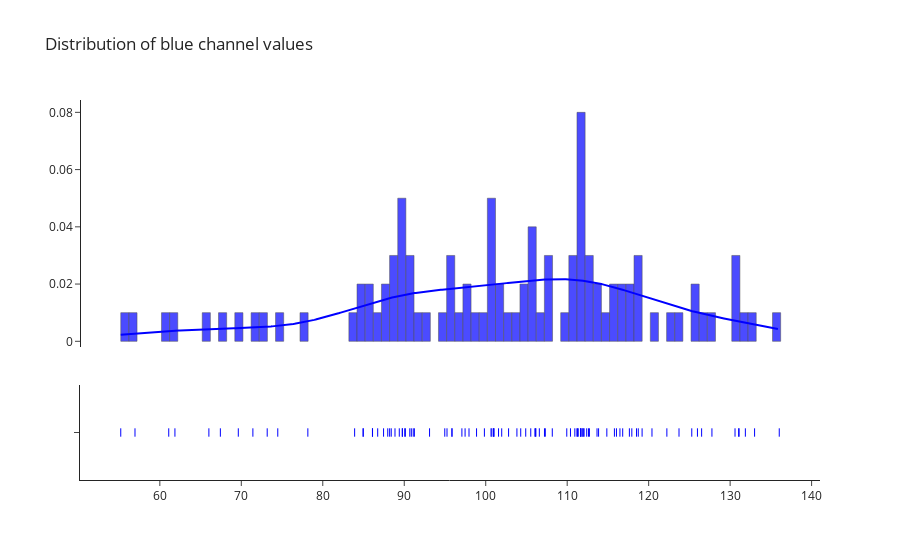

Notebook cell for this chart:
### Code cell
fig = ff.create_distplot([blue_values], group_labels=["B"], colors=["blue"])
fig.update_layout(showlegend=False, template="simple_white")
fig.update_layout(title_text="Distribution of blue channel values")
fig.data[0].marker.line.color = 'rgb(0, 0, 0)'
fig.data[0].marker.line.width = 0.5
fig

### Figure 1 — Plotly figure (JSON) as saved in the notebook; plotly's stock layout.template omitted (floating-point values rounded to 4 significant figures; data arrays with more than 128 entries replaced by an {"elided": "..."} marker saying what was removed)
{"data": [{"autobinx": false, "histnorm": "probability density", "legendgroup": "B", "marker": {"color": "blue", "line": {"color": "rgb(0, 0, 0)", "width": 0.5}}, "name": "B", "opacity": 0.7, "type": "histogram", "x": [113.9, 111.8, 130.6, 111.2, 86.74, 112.4, 106.0, 101.0, 88.21, 101.6, 117.6, 94.97, 112.7, 106.6, 108.2, 95.86, 126.0, 91.1, 88.86, 103.8, 131.9, 69.63, 89.77, 89.76, 102.8, 111.8, 66.02, 100.8, 123.7, 107.3, 84.94, 111.6, 90.87, 116.0, 122.2, 71.42, 88.4, 97.95, 91.24, 87.46, 97.08, 86.1, 84.97, 112.0, 87.98, 125.3, 90.06, 55.2, 110.4, 102.0, 61.85, 131.1, 112.6, 131.0, 109.9, 83.91, 89.39, 107.2, 95.25, 100.7, 111.6, 90.68, 95.86, 106.2, 67.43, 104.9, 110.9, 120.4, 73.18, 111.4, 93.11, 126.5, 106.1, 111.3, 105.5, 115.8, 90.14, 112.1, 61.09, 74.48, 97.47, 118.7, 136.0, 99.84, 133.0, 116.5, 116.8, 86.11, 101.0, 127.8, 114.9, 56.95, 78.17, 119.2, 118.5, 113.7, 98.88, 101.0, 117.9, 104.3], "xaxis": "x", "xbins": {"end": 136.0, "size": 1, "start": 55.2}, "yaxis": "y"}, {"legendgroup": "B", "marker": {"color": "blue"}, "mode": "lines", "name": "B", "showlegend": false, "type": "scatter", "x": {"elided": "500 float values"}, "xaxis": "x", "y": {"elided": "500 float values"}, "yaxis": "y"}, {"legendgroup": "B", "marker": {"color": "blue", "symbol": "line-ns-open"}, "mode": "markers", "name": "B", "showlegend": false, "type": "scatter", "x": [113.9, 111.8, 130.6, 111.2, 86.74, 112.4, 106.0, 101.0, 88.21, 101.6, 117.6, 94.97, 112.7, 106.6, 108.2, 95.86, 126.0, 91.1, 88.86, 103.8, 131.9, 69.63, 89.77, 89.76, 102.8, 111.8, 66.02, 100.8, 123.7, 107.3, 84.94, 111.6, 90.87, 116.0, 122.2, 71.42, 88.4, 97.95, 91.24, 87.46, 97.08, 86.1, 84.97, 112.0, 87.98, 125.3, 90.06, 55.2, 110.4, 102.0, 61.85, 131.1, 112.6, 131.0, 109.9, 83.91, 89.39, 107.2, 95.25, 100.7, 111.6, 90.68, 95.86, 106.2, 67.43, 104.9, 110.9, 120.4, 73.18, 111.4, 93.11, 126.5, 106.1, 111.3, 105.5, 115.8, 90.14, 112.1, 61.09, 74.48, 97.47, 118.7, 136.0, 99.84, 133.0, 116.5, 116.8, 86.11, 101.0, 127.8, 114.9, 56.95, 78.17, 119.2, 118.5, 113.7, 98.88, 101.0, 117.9, 104.3], "xaxis": "x", "y": ["B", "B", "B", "B", "B", "B", "B", "B", "B", "B", "B", "B", "B", "B", "B", "B", "B", "B", "B", "B", "B", "B", "B", "B", "B", "B", "B", "B", "B", "B", "B", "B", "B", "B", "B", "B", "B", "B", "B", "B", "B", "B", "B", "B", "B", "B", "B", "B", "B", "B", "B", "B", "B", "B", "B", "B", "B", "B", "B", "B", "B", "B", "B", "B", "B", "B", "B", "B", "B", "B", "B", "B", "B", "B", "B", "B", "B", "B", "B", "B", "B", "B", "B", "B", "B", "B", "B", "B", "B", "B", "B", "B", "B", "B", "B", "B", "B", "B", "B", "B"], "yaxis": "y2"}], "layout": {"barmode": "overlay", "hovermode": "closest", "legend": {"traceorder": "reversed"}, "showlegend": false, "title": {"text": "Distribution of blue channel values"}, "xaxis": {"anchor": "y2", "domain": [0, 1], "zeroline": false}, "yaxis": {"anchor": "free", "domain": [0.35, 1], "position": 0}, "yaxis2": {"anchor": "x", "domain": [0, 0.25], "dtick": 1, "showticklabels": false}}}
